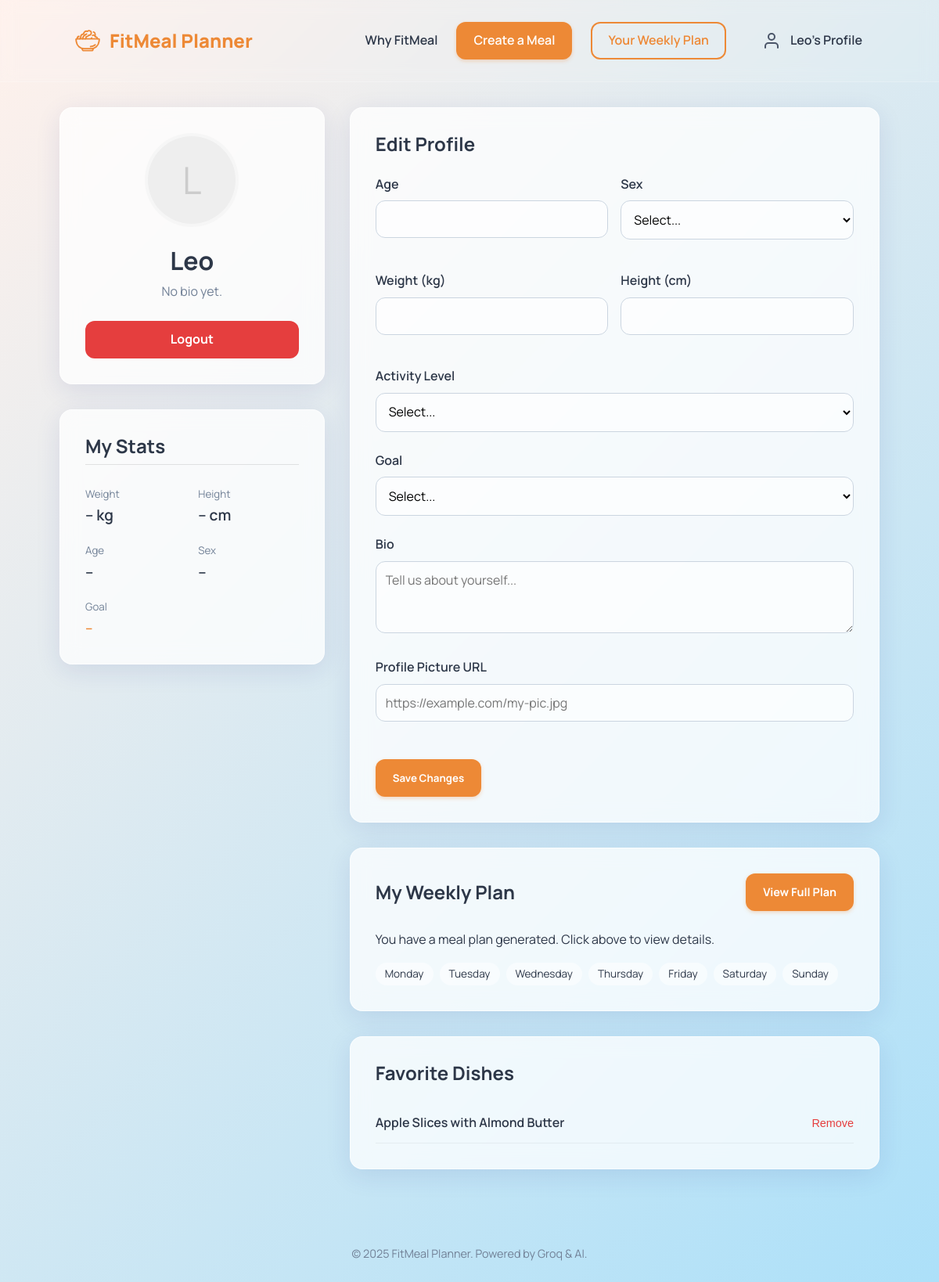
The app's page /profile (signed in), older data.
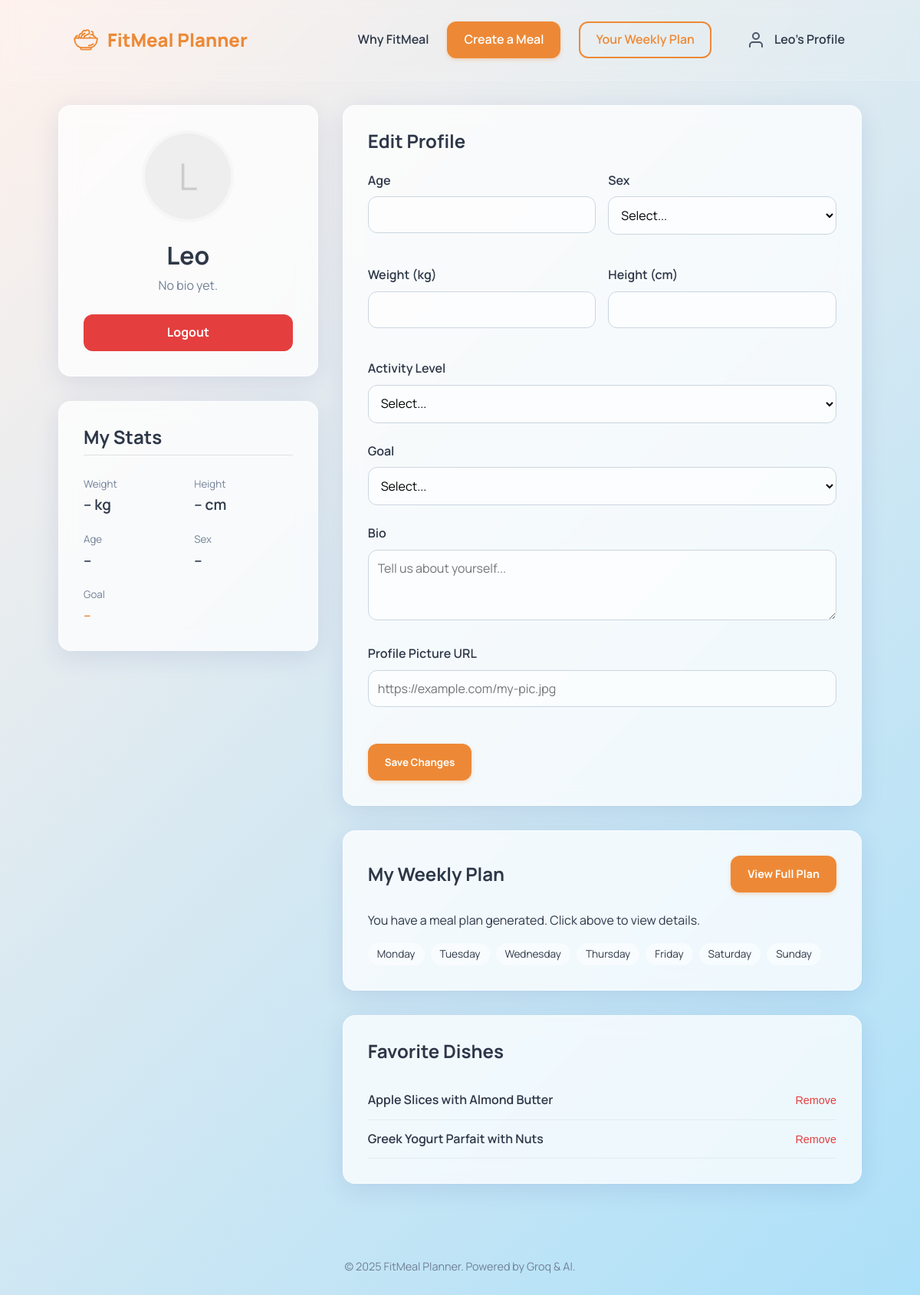
The same page, newer data.
### tables this page shows
CREATE TABLE favorites (
            user_id TEXT,
            recipe_id TEXT,
            recipe_name TEXT, calories TEXT, protein TEXT, carbs TEXT, fat TEXT,
            PRIMARY KEY (user_id, recipe_id),
            FOREIGN KEY (user_id) REFERENCES users (id)
        );

### app.py (the view, shortened to what this page needs)
@app.route('/profile', methods=['GET', 'POST'])
@login_required
def profile():
    user_id = session.get('user_id')
    message = None
    profile = database.get_user_profile(user_id)
    plan = database.get_plan(user_id)
    favorites = database.get_favorites(user_id)
    return render_template('profile.html', profile=profile, plan=plan, favorites=favorites, message=message)

### app.py (called while the page is built)
@app.context_processor
def inject_user_status():
    has_plan = False
    if 'user_id' in session:
        plan = database.get_plan(session['user_id'])
        if plan:
            has_plan = True
    return dict(has_plan=has_plan)

### database.py (called while the page is built)
def get_db_connection():
    conn = sqlite3.connect(DB_NAME)
    conn.row_factory = sqlite3.Row
    return conn

def get_plan(user_id):
    conn = get_db_connection()
    row = conn.execute('SELECT plan_data, status FROM plans WHERE user_id = ?', (user_id,)).fetchone()
    conn.close()
    if row:
        return {
            'week_plan': json.loads(row['plan_data'])['week_plan'],
            'status': row['status']
        }
    return None

def get_user_profile(user_id):
    conn = get_db_connection()
    row = conn.execute('SELECT * FROM user_profiles WHERE user_id = ?', (user_id,)).fetchone()
    conn.close()
    if row:
        return dict(row)
    return None

def get_favorites(user_id):
    conn = get_db_connection()
    rows = conn.execute('SELECT * FROM favorites WHERE user_id = ?', (user_id,)).fetchall()
    conn.close()
    return [dict(row) for row in rows]

### utils.py (called while the page is built)
def login_required(f):
    @wraps(f)
    def decorated_function(*args, **kwargs):
        if 'username' not in session:
            return redirect(url_for('login'))
        return f(*args, **kwargs)
    return decorated_function

### templates/profile.html (shortened to what this page needs)
{% extends "base.html" %}
{% block content %}
<div class="container" style="padding-top: 2rem; padding-bottom: 4rem;">
    <div style="display: grid; grid-template-columns: 1fr 2fr; gap: 2rem; align-items: start;">
        <div style="display: flex; flex-direction: column; gap: 2rem;">
            <div class="glass-card" style="padding: 2rem; text-align: center;">
                <div style="width: 120px; height: 120px; border-radius: 50%; background: #eee; margin: 0 auto 1.5rem; overflow: hidden; border: 4px solid rgba(255,255,255,0.5);">
                    {% if profile and profile.profile_pic %}
                        <img src="{{ profile.profile_pic }}" alt="Profile Pic" style="width: 100%; height: 100%; object-fit: cover;">
                    {% else %}
                        <div style="width: 100%; height: 100%; display: flex; align-items: center; justify-content: center; font-size: 3rem; color: #ccc;">
                            {{ session.username[0] | upper }}
                        </div>
                    {% endif %}
                </div>
                <h2 style="margin-bottom: 0.5rem;">{{ session.username }}</h2>
                <p style="color: var(--color-text-muted); margin-bottom: 1.5rem;">{{ profile.bio if profile and profile.bio else "No bio yet." }}</p>
                <a href="{{ url_for('logout') }}" class="btn logout-link" style="background: #e53e3e; color: white; width: 100%;">Logout</a>
            </div>
            <div class="glass-card" style="padding: 2rem;">
                <h3 style="margin-bottom: 1.5rem; border-bottom: 1px solid rgba(0,0,0,0.1); padding-bottom: 0.5rem;">My Stats</h3>
                <div style="display: grid; grid-template-columns: 1fr 1fr; gap: 1rem;">
                    <div>
                        <small style="color: var(--color-text-muted);">Weight</small>
                        <div style="font-size: 1.2rem; font-weight: 600;">{{ profile.weight if profile and profile.weight else "--" }} kg</div>
                    </div>
                    <div>
                        <small style="color: var(--color-text-muted);">Height</small>
                        <div style="font-size: 1.2rem; font-weight: 600;">{{ profile.height if profile and profile.height else "--" }} cm</div>
                    </div>
                    <div>
                        <small style="color: var(--color-text-muted);">Age</small>
                        <div style="font-size: 1.2rem; font-weight: 600;">{{ profile.age if profile and profile.age else "--" }}</div>
                    </div>
                    <div>
                        <small style="color: var(--color-text-muted);">Sex</small>
                        <div style="font-size: 1.2rem; font-weight: 600;">{{ profile.sex if profile and profile.sex else "--" }}</div>
                    </div>
                </div>
                <div style="margin-top: 1rem;">
                    <small style="color: var(--color-text-muted);">Goal</small>
                    <div style="font-size: 1.1rem; font-weight: 600; color: var(--color-accent);">{{ profile.goal if profile and profile.goal else "--" }}</div>
                </div>
            </div>
        </div>
        <div style="display: flex; flex-direction: column; gap: 2rem;">
            <div class="glass-card" style="padding: 2rem;">
                <h3 style="margin-bottom: 1.5rem;">Edit Profile</h3>
                <form action="{{ url_for('profile') }}" method="POST">
                    <div style="display: grid; grid-template-columns: 1fr 1fr; gap: 1rem;">
                        <div class="form-group">
                            <label for="age">Age</label>
                            <input type="number" id="age" name="age" value="{{ profile.age if profile else '' }}" min="1" max="120">
                        </div>
                        <div class="form-group">
                            <label for="sex">Sex</label>
                            <select id="sex" name="sex">
                                <option value="" disabled {% if not profile or not profile.sex %}selected{% endif %}>Select...</option>
                            </select>
                        </div>
                        <div class="form-group">
                            <label for="weight">Weight (kg)</label>
                            <input type="number" id="weight" name="weight" value="{{ profile.weight if profile else '' }}" step="0.1" min="1">
                        </div>
                        <div class="form-group">
                            <label for="height">Height (cm)</label>
                            <input type="number" id="height" name="height" value="{{ profile.height if profile else '' }}" min="1">
                        </div>
                    </div>
                    <div class="form-group" style="margin-top: 1rem;">
                        <label for="activity_level">Activity Level</label>
                        <select id="activity_level" name="activity_level">
                            <option value="" disabled {% if not profile or not profile.activity_level %}selected{% endif %}>Select...</option>
                        </select>
                    </div>
                    <div class="form-group" style="margin-top: 1rem;">
                        <label for="goal">Goal</label>
                        <select id="goal" name="goal">
                            <option value="" disabled {% if not profile or not profile.goal %}selected{% endif %}>Select...</option>
                        </select>
                    </div>
                    <div class="form-group" style="margin-top: 1rem;">
                        <label for="bio">Bio</label>
                        <textarea id="bio" name="bio" rows="3" placeholder="Tell us about yourself...">{{ profile.bio if profile and profile.bio else '' }}</textarea>
                    </div>
                    <div class="form-group" style="margin-top: 1rem;">
                        <label for="profile_pic">Profile Picture URL</label>
                        <input type="url" id="profile_pic" name="profile_pic" value="{{ profile.profile_pic if profile and profile.profile_pic else '' }}" placeholder="https://example.com/my-pic.jpg">
                    </div>
                    <button type="submit" class="btn btn-filled" style="margin-top: 1.5rem;">Save Changes</button>
                </form>
            </div>
            <div class="glass-card" style="padding: 2rem;">
                <div style="display: flex; justify-content: space-between; align-items: center; margin-bottom: 1.5rem;">
                    <h3 style="margin: 0;">My Weekly Plan</h3>
                    <a href="{{ url_for('plan') }}" class="btn btn-filled" style="font-size: 0.9rem;">View Full Plan</a>
                </div>
                {% if plan and plan.week_plan %}
                    <p>You have a meal plan generated. Click above to view details.</p>
                    <div style="display: flex; gap: 0.5rem; flex-wrap: wrap; margin-top: 1rem;">
                        {% for day in plan.week_plan %}
                            <span style="background: rgba(255,255,255,0.5); padding: 0.25rem 0.75rem; border-radius: 20px; font-size: 0.85rem;">{{ day }}</span>
                        {% endfor %}
                    </div>
                {% else %}
                    <p style="color: var(--color-text-muted);">No plan generated yet.</p>
                    <a href="{{ url_for('planner') }}" style="color: var(--color-accent); font-weight: 600;">Create one now &rarr;</a>
                {% endif %}
            </div>
            <div class="glass-card" style="padding: 2rem;">
                <h3 style="margin-bottom: 1.5rem;">Favorite Dishes</h3>
                {% if favorites %}
                    <ul style="list-style: none; padding: 0;">
                        {% for fav in favorites %}
                        <li style="display: flex; justify-content: space-between; align-items: center; padding: 0.75rem 0; border-bottom: 1px solid rgba(0,0,0,0.05);">
                            <span style="font-weight: 600; color: var(--color-text);">{{ fav.recipe_name }}</span>
                            <form action="{{ url_for('remove_favorite_route', recipe_id=fav.recipe_id) }}" method="POST" style="display: inline;">
                                <button type="submit" style="background: none; border: none; color: #e53e3e; cursor: pointer; font-size: 0.9rem;">Remove</button>
                            </form>
                        </li>
                        {% endfor %}
                    </ul>
                {% else %}
                    <p style="color: var(--color-text-muted);">No favorites yet.</p>
                {% endif %}
            </div>
        </div>
    </div>
</div>
{% endblock %}

### templates/base.html (shortened to what this page needs)
<!DOCTYPE html>
<html lang="en">
<head>
    <link rel="stylesheet" href="{{ url_for('static', filename='styles.css') }}">
</head>
<body>
    <header>
        <div class="container">
            <nav>
                <a href="{{ url_for('index') }}" class="logo">
                    FitMeal Planner
                </a>
                <ul class="nav-links">
                    <li><a href="{{ url_for('about') }}">Why FitMeal</a></li>
                    {% if session.get('username') %}
                        <li><a href="{{ url_for('planner') }}" class="btn btn-filled">Create a Meal</a></li>
                        {% if has_plan %}
                        <li><a href="{{ url_for('plan') }}" class="btn btn-outline">Your Weekly Plan</a></li>
                        {% endif %}
                        <li><a href="{{ url_for('profile') }}" class="btn btn-ghost with-icon">{{ session.username }}'s Profile</a></li>
                    {% else %}
                        <li><a href="{{ url_for('login') }}" class="btn btn-filled">Login / Sign Up</a></li>
                    {% endif %}
                </ul>
            </nav>
        </div>
    </header>
    <main>
        {% block content %}{% endblock %}
    </main>
    <footer>
        <div class="container" style="text-align: center; padding: 2rem 0; color: var(--color-text-muted); font-size: 0.9rem;">
            &copy; 2025 FitMeal Planner. Powered by Groq & AI.
        </div>
    </footer>
</body>
</html>

### static/styles.css (style rules this page uses)
:root { --font-main: 'Manrope', sans-serif; --color-bg-gradient-start: #fff1eb; --color-bg-gradient-end: #ace0f9; --color-glass-bg: rgba(255, 255, 255, 0.75); --color-glass-border: rgba(255, 255, 255, 0.6); --color-text-main: #2d3748; --color-text-muted: #718096; --color-accent: #ed8936; --color-accent-hover: #c05621; --shadow-glass: 0 8px 32px 0 rgba(31, 38, 135, 0.1); --radius-card: 16px; --radius-btn: 12px; --transition-speed: 0.3s; }
* { box-sizing: border-box; margin: 0; padding: 0; }
body { font-family: var(--font-main); background: linear-gradient(135deg, var(--color-bg-gradient-start) 0%, var(--color-bg-gradient-end) 100%); color: var(--color-text-main); min-height: 100vh; line-height: 1.6; overflow-x: hidden; }
a { text-decoration: none; color: inherit; transition: color var(--transition-speed); }
ul { list-style: none; }
h1, h2, h3, h4, h5, h6 { font-weight: 700; line-height: 1.2; margin-bottom: 1rem; }
h2 { font-size: 2rem; }
h3 { font-size: 1.5rem; }
p { margin-bottom: 1rem; }
.container { width: 90%; max-width: 1200px; margin: 0 auto; padding: 0 1rem; }
.glass-card { background: var(--color-glass-bg); backdrop-filter: blur(12px); -webkit-backdrop-filter: blur(12px); border: 1px solid var(--color-glass-border); border-radius: var(--radius-card); box-shadow: var(--shadow-glass); padding: 2rem; }
.btn { display: inline-flex; align-items: center; justify-content: center; padding: 0.5rem 1.25rem; border-radius: 12px; font-weight: 700; cursor: pointer; transition: all 0.2s; text-align: center; border: 2px solid transparent; font-family: var(--font-main); text-decoration: none; min-height: 48px; }
.btn-filled { background: var(--color-accent); color: white !important; box-shadow: 0 2px 5px rgba(237, 137, 54, 0.3); }
.btn-outline { background: transparent; color: var(--color-accent) !important; border-color: var(--color-accent); }
.btn-ghost { background: transparent; color: var(--color-text-main); gap: 0.75rem; }
.btn-ghost.with-icon::before { content: ''; display: block; width: 24px; height: 24px; background-size: contain; background-repeat: no-repeat; }
header { padding: 1.5rem 0; position: sticky; top: 0; z-index: 100; background: rgba(255, 255, 255, 0.1); backdrop-filter: blur(10px); -webkit-backdrop-filter: blur(10px); border-bottom: 1px solid rgba(255, 255, 255, 0.2); }
nav { display: flex; justify-content: space-between; align-items: center; }
.logo { font-size: 1.5rem; font-weight: 800; color: var(--color-accent); display: flex; align-items: center; gap: 0.5rem; padding: 0.5rem 1rem; border-radius: 12px; transition: all 0.3s ease; position: relative; overflow: hidden; }
.nav-links { display: flex; gap: 1.5rem; align-items: center; }
.nav-links a { font-weight: 600; color: var(--color-text-main); position: relative; }
.nav-links a::after { content: ''; position: absolute; width: 0; height: 2px; bottom: -4px; left: 0; background-color: var(--color-accent); transition: width 0.3s; }
.form-group { margin-bottom: 1.5rem; }
label { display: block; margin-bottom: 0.5rem; font-weight: 600; color: var(--color-text-main); }
input, select, textarea { width: 100%; padding: 0.75rem; border-radius: var(--radius-btn); border: 1px solid #cbd5e0; background: rgba(255, 255, 255, 0.6); font-family: inherit; font-size: 1rem; transition: all var(--transition-speed); }
main { animation: fadeIn 0.6s ease-out; }

Row changes from the older to the newer data that the page shows:
added favorites: recipe_name "Greek Yogurt Parfait with Nuts"
